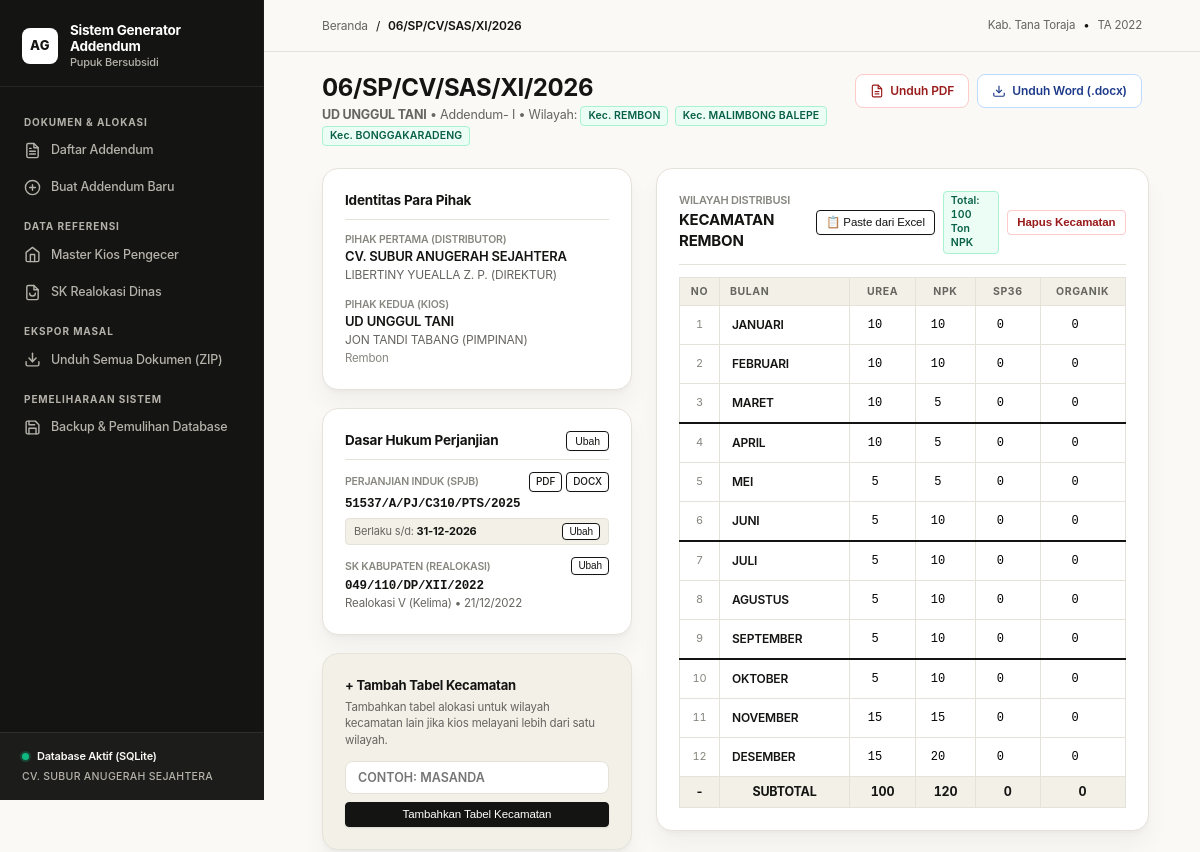
The page /addendum/6 (upper part) on the database as committed earlier.
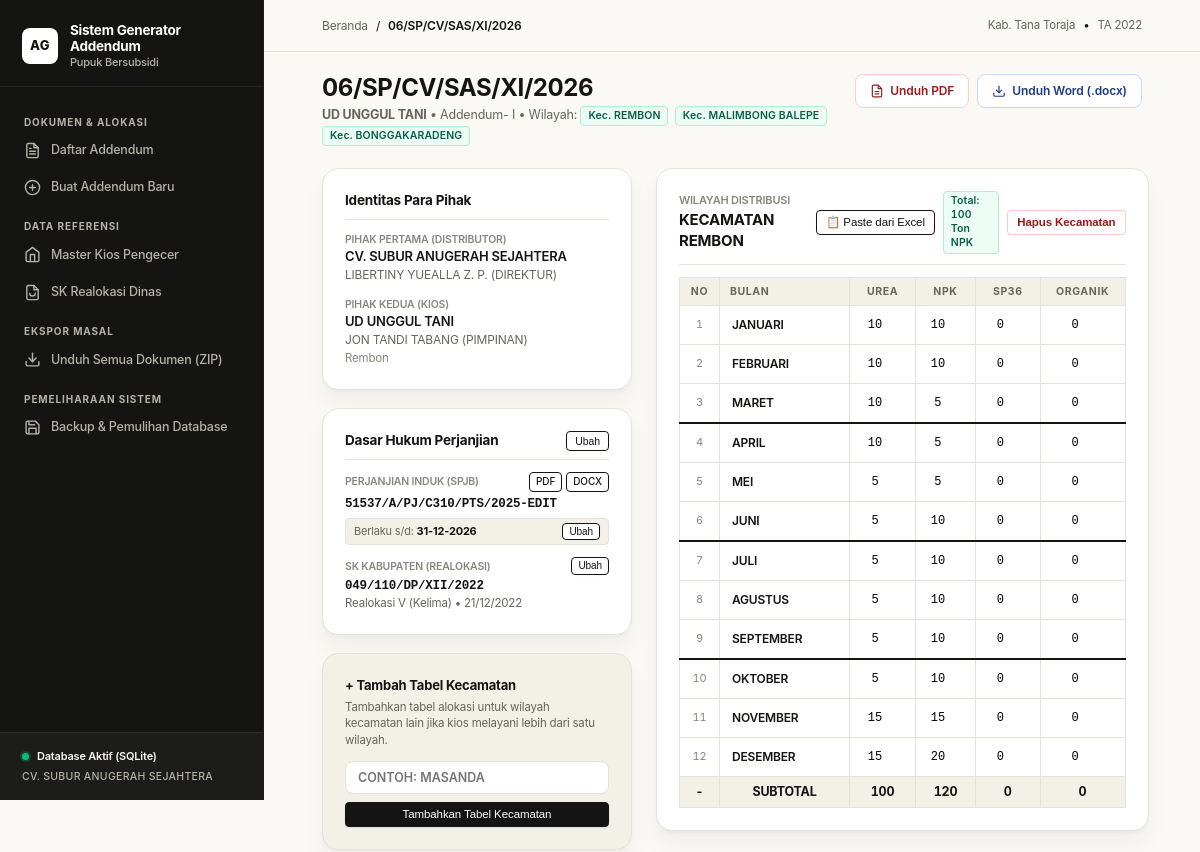
The same page on the database as committed later.
### models.py (models this page shows)
class PerjanjianInduk(Base):
    __tablename__ = "perjanjian_induk"
    id = Column(Integer, primary_key=True, autoincrement=True)
    nomor_surat = Column(String(150), nullable=False) # Nomor SPJB (01/SP/CV.ST/I/2022)
    tanggal_surat = Column(Date, nullable=False)
    tanggal_berlaku_sampai = Column(Date, nullable=False)
    distributor_id = Column(Integer, ForeignKey("distributor.id"), nullable=False)
    kios_id = Column(Integer, ForeignKey("kios.id"), nullable=False)
    distributor = relationship("Distributor", back_populates="perjanjian_induk")
    kios = relationship("Kios", back_populates="perjanjian_induk")
    addendums = relationship("Addendum", back_populates="perjanjian_induk", cascade="all, delete-orphan")

### app.py (the view)
@app.route("/addendum/<int:addendum_id>")
def addendum_detail(addendum_id):
    db = get_db()
    addendum = (
        db.query(Addendum)
        .options(
            joinedload(Addendum.perjanjian_induk).joinedload(PerjanjianInduk.kios),
            joinedload(Addendum.perjanjian_induk).joinedload(PerjanjianInduk.distributor),
            joinedload(Addendum.sk_provinsi),
            joinedload(Addendum.sk_kabupaten)
        )
        .filter(Addendum.id == addendum_id)
        .first()
    )
    if not addendum:
        flash("Addendum tidak ditemukan", "danger")
        return redirect(url_for("index"))
    jenis_pupuk_list = db.query(JenisPupuk).order_by(JenisPupuk.urutan).all()
    detail_records = db.query(DetailAlokasi).filter(DetailAlokasi.addendum_id == addendum.id).all()
    kios_kec = addendum.perjanjian_induk.kios.kecamatan or "BITTUANG"
    kecamatan_set = OrderedDict()
    for rec in detail_records:
        k = (rec.kecamatan or kios_kec).strip().upper()
        kecamatan_set[k] = True
    if not kecamatan_set:
        kecamatan_set[kios_kec.strip().upper()] = True
    daftar_kecamatan = list(kecamatan_set.keys())
    kecamatan_tables = []
    grand_totals = {p.id: 0.0 for p in jenis_pupuk_list}
    for kec in daftar_kecamatan:
        matriks = {b: {p.id: 0.0 for p in jenis_pupuk_list} for b in range(1, 13)}
        tot_per_pupuk = {p.id: 0.0 for p in jenis_pupuk_list}
        for rec in detail_records:
            rec_kec = (rec.kecamatan or kios_kec).strip().upper()
            if rec_kec == kec:
                if rec.bulan in matriks and rec.jenis_pupuk_id in matriks[rec.bulan]:
                    matriks[rec.bulan][rec.jenis_pupuk_id] = int(rec.kuota) if rec.kuota.is_integer() else rec.kuota
                    tot_per_pupuk[rec.jenis_pupuk_id] += rec.kuota
                    grand_totals[rec.jenis_pupuk_id] += rec.kuota
        totals_formatted = []
        for p in jenis_pupuk_list:
            tot = tot_per_pupuk[p.id]
            totals_formatted.append(int(tot) if tot.is_integer() else tot)
        kecamatan_tables.append({
            "kecamatan": kec,
            "matriks": matriks,
            "totals": totals_formatted
        })
    rows_data = [
        {"no": b, "bulan": BULAN_INDONESIA.get(b, "").upper()} for b in range(1, 13)
    ]
    grand_totals_formatted = [
        int(grand_totals[p.id]) if grand_totals[p.id].is_integer() else grand_totals[p.id]
        for p in jenis_pupuk_list
    ]
    sk_provinsi_list = db.query(SKRealokasi).filter(SKRealokasi.tingkat == "Provinsi").all()
    sk_kabupaten_list = db.query(SKRealokasi).filter(SKRealokasi.tingkat == "Kabupaten").all()
    return render_template(
        "addendum_detail.html",
        addendum=addendum,
        jenis_pupuk_list=jenis_pupuk_list,
        daftar_kecamatan=daftar_kecamatan,
        kecamatan_tables=kecamatan_tables,
        grand_totals=grand_totals_formatted,
        rows_data=rows_data,
        sk_provinsi_list=sk_provinsi_list,
        sk_kabupaten_list=sk_kabupaten_list
    )

### app.py (called while the page is built)
def get_db():
    if "db" not in g:
        g.db = SessionLocal()
    return g.db

@app.teardown_appcontext
def teardown_db(exception=None):
    db = g.pop("db", None)
    if db is not None:
        db.close()

### templates/addendum_detail.html (shortened to what the changed rows need)
{% extends "base.html" %}
{% block content %}
<div class="page-title-group">
  <div>
    <h1 class="page-headline">{{ addendum.nomor_addendum }}</h1>
  </div>
</div>
<div style="display: grid; grid-template-columns: 310px 1fr; gap: 24px; align-items: start;">
  <div>
    <div class="form-card" style="margin-bottom: 18px;">
      <div style="margin-bottom: 12px;">
        <div style="display: flex; justify-content: space-between; align-items: center; margin-bottom: 3px;">
          <div style="font-size: 10.5px; color: var(--text-muted); font-weight: 600;">PERJANJIAN INDUK (SPJB)</div>
          <div style="display: flex; gap: 4px;">
          </div>
        </div>
        <div style="font-weight: 600; font-size: 12.5px; font-family: var(--font-mono); color: var(--text-primary);">{{ addendum.perjanjian_induk.nomor_surat }}</div>
        <div style="display: flex; align-items: center; justify-content: space-between; margin-top: 5px; padding: 4px 8px; background: var(--surface-alt); border-radius: var(--radius-xs); border: 1px solid var(--border);">
          <div style="font-size: 11px; color: var(--text-secondary);">
            Berlaku s/d: <b style="color: var(--text-primary);">{{ addendum.perjanjian_induk.tanggal_berlaku_sampai.strftime('%d-%m-%Y') if addendum.perjanjian_induk.tanggal_berlaku_sampai else '31-12-2022' }}</b>
          </div>
          <button type="button" onclick="openEditDasarHukumModal()" class="btn btn-secondary btn-sm" style="padding: 1px 6px; font-size: 10px;">Ubah</button>
        </div>
      </div>
    </div>
  </div>
  <div>
    <form method="POST" action="{{ url_for('update_allocation', addendum_id=addendum.id) }}">
      {% for k_item in kecamatan_tables %}
      <div class="form-card" style="margin-bottom: 22px;">
        <table class="matrix-input-table">
          <thead>
            <tr>
              <th style="width: 40px;">NO</th>
              <th style="width: 130px; text-align: left; padding-left: 10px;">BULAN</th>
              {% for p in jenis_pupuk_list %}
                <th>{{ p.kode }}</th>
              {% endfor %}
            </tr>
          </thead>
        </table>
      </div>
      {% endfor %}
    </form>
  </div>
</div>
{% endblock %}

Rows that differ between the two databases and show on the page:
changed PerjanjianInduk: perjanjian_induk.nomor_surat "51537/A/PJ/C310/PTS/2025" → "51537/A/PJ/C310/PTS/2025-EDIT"
